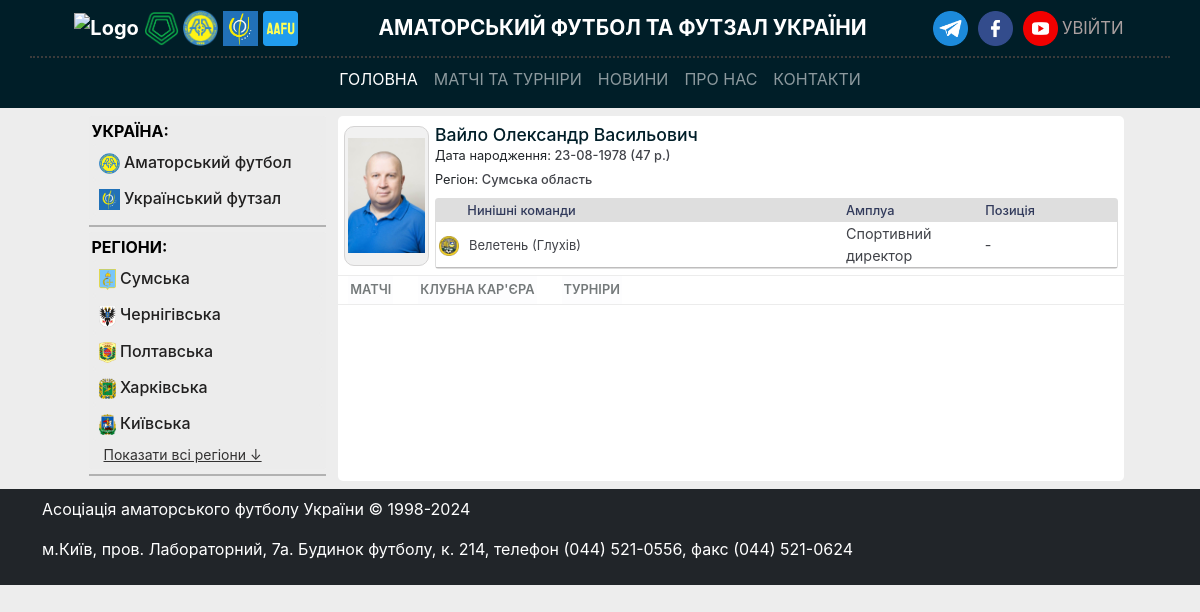
The page /persons/1 on the database its author committed.
### models/region.py (models this page shows, shortened)
class Region(Base):
    __tablename__ = "regions"
    __table_args__ = (UniqueConstraint("slug", name="uq_region_slug"),)
    id: Mapped[intpk]
    name: Mapped[str] = mapped_column(String(30), nullable=False)
    emblem: Mapped[str | None] = mapped_column(String(256))
    slug: Mapped[str] = mapped_column(String(30), nullable=False, unique=True)
    status: Mapped[bool] = mapped_column(default=0, server_default="0", nullable=False)
    organizations: Mapped[list["Organization"]] = relationship(
        back_populates="region",
        cascade="all, delete-orphan",
    )
    teams: Mapped[list["Team"]] = relationship(
        back_populates="region",
    )
    stadiums: Mapped[list["Stadium"]] = relationship(
        back_populates="region",
    )
    persons: Mapped[list["Person"]] = relationship(
        back_populates="region",
    )
    contact: Mapped[list["Contact"]] = relationship(
        back_populates="region",
    )
    newstables: Mapped[list["News"]] = relationship(
        back_populates="region",
    )

### models/person.py (models this page shows, shortened)
class Person(RegionRelationMixin, Base):
    __tablename__ = "persons"
    _region_id_nullable: bool = True
    _region_back_populates = "teams"
    _region_id_nullable: bool = True
    _region_id_unique: bool = False
    _region_back_populates = "persons"
    id: Mapped[intpk]
    name: Mapped[str] = mapped_column(String(30), nullable=False)
    surname: Mapped[str] = mapped_column(String(30), nullable=True)
    lastname: Mapped[str] = mapped_column(String(40), nullable=False)
    birthday = Column(BigInteger, nullable=True)
    photo: Mapped[str | None] = mapped_column(String(256))
    slug: Mapped[str] = mapped_column(String(30), nullable=False, unique=True)
    sex = Column(
        SQLAlchemyEnum(PersonSex),
        default=PersonSex.man,
        server_default=PersonSex.man.value,
        nullable=False,
    )
    team_president: Mapped[list["Team"]] = relationship(
        "Team",
        foreign_keys="[Team.president_id]",
        back_populates="president",
    )
    team_coach: Mapped[list["Team"]] = relationship(
        "Team",
        foreign_keys="[Team.coach_id]",
        back_populates="coach",
    )
    teams_associations: Mapped[list["Team"]] = relationship(
        secondary="team_person_association",
        back_populates="persons_associations",
    )

### models/team.py (models this page shows, shortened)
class Team(RegionRelationMixin, Base):
    __tablename__ = "teams"
    _region_id_nullable: bool = True
    _region_back_populates = "teams"
    id: Mapped[intpk]
    name: Mapped[str] = mapped_column(String(70), nullable=False)
    slug: Mapped[str] = mapped_column(String(30), nullable=False, unique=True)
    city: Mapped[str | None] = mapped_column(String(50))
    district: Mapped[str | None] = mapped_column(String(100), default="", server_default="", nullable=True)
    community: Mapped[str | None] = mapped_column(String(100), default="", server_default="", nullable=True)
    full_name: Mapped[str | None] = mapped_column(String(120))
    foundation_year: Mapped[str | None] = mapped_column(String(20))
    logo: Mapped[str | None] = mapped_column(String(512))
    description: Mapped[str] = mapped_column(Text, default="", server_default="", nullable=True)
    clubs_site: Mapped[str] = mapped_column(Text, default="", server_default="", nullable=True)
    page_facebook: Mapped[str] = mapped_column(Text, default="", server_default="", nullable=True)
    page_youtube: Mapped[str] = mapped_column(Text, default="", server_default="", nullable=True)
    page_telegram: Mapped[str] = mapped_column(Text, default="", server_default="", nullable=True)
    page_instagram: Mapped[str] = mapped_column(Text, default="", server_default="", nullable=True)
    stadium_id: Mapped[int | None] = mapped_column(ForeignKey("stadiums.id", onupdate="SET NULL", ondelete="SET NULL"),)
    president_id: Mapped[int | None] = mapped_column(ForeignKey("persons.id", onupdate="SET NULL", ondelete="SET NULL"),)
    coach_id: Mapped[int | None] = mapped_column(ForeignKey("persons.id", onupdate="SET NULL", ondelete="SET NULL"),)
    stadium: Mapped["Stadium"] = relationship(back_populates="teams",)
    president: Mapped["Person"] = relationship("Person", foreign_keys=[president_id], back_populates="team_president",)
    coach: Mapped["Person"] = relationship("Person", foreign_keys=[coach_id], back_populates="team_coach",)
    matches_1: Mapped[list["Match"]] = relationship("Match", foreign_keys="[Match.team1_id]", back_populates="team_1",)
    matches_2: Mapped[list["Match"]] = relationship("Match", foreign_keys="[Match.team2_id]", back_populates="team_2",)
    seasons_won: Mapped[list["Season"]] = relationship("Season", back_populates="team_winner", foreign_keys="[Season.team_winner_id]")
    seasons_associations: Mapped[list["Season"]] = relationship(
        secondary="team_seasons_association",
        back_populates="teams_associations",
    )
    persons_associations: Mapped[list["Person"]] = relationship(
        secondary="team_person_association",
        back_populates="teams_associations",
    )

### models/position.py (models this page shows, shortened)
class Position(Base):
    __tablename__ = "positions"
    id: Mapped[intpk]
    position: Mapped[str] = mapped_column(String(40), nullable=False)
    slug: Mapped[str] = mapped_column(String, nullable=False, unique=True)
    positions_role: Mapped["PositionRole"] = relationship(
        back_populates="position",
    )

### models/player_role.py (models this page shows)
class PlayerRole(Base):
    __tablename__ = "player_roles"
    id: Mapped[intpk]
    full_name: Mapped[str] = mapped_column(String(20), nullable=False)
    name: Mapped[str] = mapped_column(String(3), nullable=False)
    full_futzal_name: Mapped[str] = mapped_column(String(20), nullable=False)
    futzal_name: Mapped[str] = mapped_column(String(3), nullable=False)
    slug: Mapped[str] = mapped_column(String, nullable=False)
    positions_role: Mapped["PositionRole"] = relationship(
        back_populates="player_role",
    )

### controllers/person.py (the view)
@router.get("/{person_id}")
async def read_person(
    request: Request, person_id: int, db: AsyncSession = Depends(get_db)
):
    return render(
        "persons/person.html",
        request,
        {
            "regions_list": await get_regions_list(db),  # Список регіонів (бокове меню)
            "person": await crud.get_person(db, person_id=person_id),
            "positions_role": await get_persons_position_team(db, person_id=person_id),
        },
    )

### templates/persons/person.html (shortened to what this page needs)
{% extends "base.html" %}
{% block content %}
{% include "persons/person_header.html" %}
{% endblock %}

### templates/base.html (shortened to what this page needs)
<!doctype html>
<html lang="uk">
<head>
    <link rel="stylesheet" href="{{ url_for('static', path='css/bootstrap.min.css') }}">
    <link rel="stylesheet" href="/static/css/stl_base.css">
</head>
<body>
    <nav class="navbar navbar-expand-lg navbar-dark">
        <div class="container navTitle border-bottom-only" style="justify-content: space-around">
            <div>
                <a class="navbar-brand p-0" href="/">
                    <img src="/static/img/techical_image/icon-uaf.png" alt="Logo" height="35">
                    <img src="/static/img/techical_image/icon-pfl.png" alt="Logo" width="35">
                    <img src="/static/img/techical_image/icon-aafu.png" alt="Logo" width="35">
                    <img src="/static/img/techical_image/icon-afu.jfif" alt="Logo" width="35">
                    <img src="/static/img/techical_image/icon-site_logo.png" alt="Logo" width="35">
                </a>
            </div>
            <div>
                <p>АМАТОРСЬКИЙ ФУТБОЛ ТА ФУТЗАЛ УКРАЇНИ</p>
            </div>
            <div class="social-media">
                <div>
                    <a target="_blank" href="/">
                        <img src="/static/img/techical_image/social_media/icon_tg.png" alt="logo" width="35"/>
                    </a>
                    <a target="_blank" href="https://www.facebook.com/aafu.org.ua">
                        <img src="/static/img/techical_image/social_media/icon_fb.png" alt="logo" width="35"/>
                    </a>
                    <a target="_blank" href="https://www.youtube.com/channel/UCPjEI04Vvcr3U2Ib62tUarA">
                        <img src="/static/img/techical_image/social_media/icon_youtube.png" alt="logo" width="35"/>
                    </a>
                </div>
                <div class="logIn-logout">
                    {% if user_session %}
                        <a href="/sign-in">Вийти</a>
                    {% else %}
                        <a href="/sign-in">Увійти</a>
                    {% endif %}
                </div>
            </div>
        </div>
        <div class="container navButton">
            <div class="collapse navbar-collapse" id="navbarNav" style="">
                <ul class="navbar-nav">
                    <li class="nav-item">
                        <a class="nav-link active" aria-current="page" href="/">Головна</a>
                    </li>
                    <li class="nav-item">
                        <a class="nav-link" href="#">Матчі та турніри</a>
                    </li>
                    <li class="nav-item">
                        <a class="nav-link" href="#">Новини</a>
                    </li>
                    <li class="nav-item">
                        <a class="nav-link" href="#">Про нас</a>
                    </li>
                    <li class="nav-item">
                        <a class="nav-link" href="#">Контакти</a>
                    </li>
                </ul>
            </div>
        </div>
    </nav>
    <div class="container">
        <div class="col-12 col-md-11 col-lg-11 mx-auto my-2">
            <div class="row">
                <aside class="col-12 col-md-3">
                    <div class="left-menu">
                      <span class="span-name">УКРАЇНА:</span>
                      <div class="left-menu-organisations">
                        {% for region in regions_list | selectattr("status", "equalto", 1) %}
                          <a href="/region/{{ region.slug }}"
                            title="Відкрити всі діючі турніри {{ region.name }}у"
                            data-region-slug="{{ region.slug }}"
                          >
                              <div class="region_name">
                                <img
                                  src="{{ url_for('static', path='/img/regions/' ~ region.emblem) }}"
                                  alt="{{ region.name }} logo"
                                  width="21rem"
                                  height="21rem"
                                  class="leftMenu__flag"
                                >
                                <span class="leftMenu_button">{{ region.name }}</span>
                              </div>
                          </a>
                        {% endfor %}
                      </div>
                    </div>
                    <hr class="hr-border-between">
                    <div class="left-menu">
                        <span class="span-name">РЕГІОНИ:</span>
                        <div class="left-menu-organisations">
                            {% for region in regions_list | selectattr("status", "equalto", 0) %}
                                <a
                                  href="/region/{{ region.slug }}"
                                  title="Відкрити всі діючі турніри {{ region.name }} області"
                                  data-region-slug="{{ region.slug }}"
                                  class="region-link {% if loop.index > 5 %}hidden-region{% endif %}">
                                    <div class="region">
                                        <img
                                          src="{{ url_for('static', path='/img/regions/' ~ region.emblem) }}"
                                          alt="{{ region.name }} logo"
                                          width="17rem"
                                          height="21rem"
                                          class="leftMenu__flag">
                                        <span class="leftMenu_button">{{ region.name }}</span>
                                    </div>
                                </a>
                            {% endfor %}
                        </div>
                        {% if regions_list|length > 5 %}
                            <a id="toggleRegions" class="show-more-btn">Показати всі регіони ↓</a>
                        {% endif %}
                    </div>
                    <hr class="hr-border-between">
                </aside>
                <div class="col-12 col-md-9 block-content" data-main="content">
                    {% block content %}
                    {% endblock %}
                </div>
            </div>
        </div>
    </div>
    <div class="navbar navbar-expand-lg navbar-dark bg-dark">
        <div  class="container" style="color: white; display: block;">
            <p>Асоціація аматорського футболу України © 1998-2024</p>
            <p>
                м.Київ, пров. Лабораторний, 7а. Будинок футболу, к. 214,
                телефон (044) 521-0556, факс (044) 521-0624
            </p>
        </div>
    </div>
</body>
</html>

### templates/persons/person_header.html (shortened to what this page needs)
<link rel="stylesheet" href="/static/css/person/styles_person_nav_block.css">
<div class="person-header">
    <div class="person-block-logo">
        <div class="person-logo">
          {% if person.photo %}
          <img src="{{ url_for('static', path='/img/person/' ~ person.photo) }}"
               alt="{{ person.name }} logo" width="200px">
          {% else %}
          <img src="{{ url_for('static', path='img/person/tamplate.png') }}"
               alt="{{ person.name }} logo" width="200px">
          {% endif %}
        </div>
    </div>
    <div class="person-info">
        <div class="person-name-title">
          <span>{{ person.lastname }} {{ person.name }} {{ person.surname }}</span>
        </div>
        <div class="person-main-info">
          <h6>
              Дата народження:
              {% if person.birthday or person.age %}
              <span>{{ person.birthday }} ({{ person.age }} р.)</span>
              {% else %}
              -
              {% endif %}
          </h6>
          <h6>
              Регіон:
              <a href="/region/{{ person.region_slug }}">
                {% if 1< person.region_id < 26 %}
                  {{ person.region_name }} область
                {% else %}
                  {{ person.region_name }}
                {% endif %}
              </a>
          </h6>
        </div>
        <div class="person-team-info">
          <div class="person-team-header">
            <span class="person-team-logo"></span>
            <span class="person-teams">Нинішні команди</span>
            <span class="person-roles">Амплуа</span>
            <span class="person-positions">Позиція</span>
          </div>
          {% for team in positions_role %}
             <div class="person-team-content">
                 <span class="person-team-logo">
                   {% if team.team_logo %}
                     <img src="{{ url_for('static', path='/img/teams/' ~ team.team_logo) }}" alt="{{ team.team_name }} logo">
                   {% else %}
                      <img src="/static/img/techical_image/icon_team.PNG" alt="{{ team.team_name }} logo">
                   {% endif %}
                 </span>
               <span class="person-teams">
                 <a href="/teams/{{ team.team_slug }}/results">
                     {{ team.team_name }} ({{ team.team_city }})
                 </a>
               </span>
               <span class="person-roles">{{ team.position }}</span>
               <span class="person-positions">{% if team.player_role_id %}{{ team.full_name }}{% else %}-{% endif %}</span>
             </div>
          {% endfor %}
        </div>
    </div>
</div>
<div class="nav-buttons">
    <a href="/persons/{{ person.id }}/matches">Матчі</a>
    <a href="/persons/{{ person.id }}/club_career">Клубна кар'єра</a>
    <a href="/persons/{{ person.id }}/tournaments">Турніри</a>
</div >

### rows shown on the page
Region: emblem (picture), name "Аматорський футбол"
Region: emblem (picture), name "Український футзал"
Region: emblem (picture), name "Сумська", region_name "Сумська"
Region: emblem (picture), name "Чернігівська"
Region: emblem (picture), name "Полтавська"
Region: emblem (picture), name "Харківська"
Region: emblem (picture), name "Київська"
Person: photo (picture), lastname "Вайло", name "Олександр", surname "Васильович"
Team: logo (picture), team_name "Велетень", team_city "Глухів", position "Спортивний директор", full_name "-"

### other values the page prints
{{ person.birthday }} "23-08-1978"
{{ person.age }} "47"
